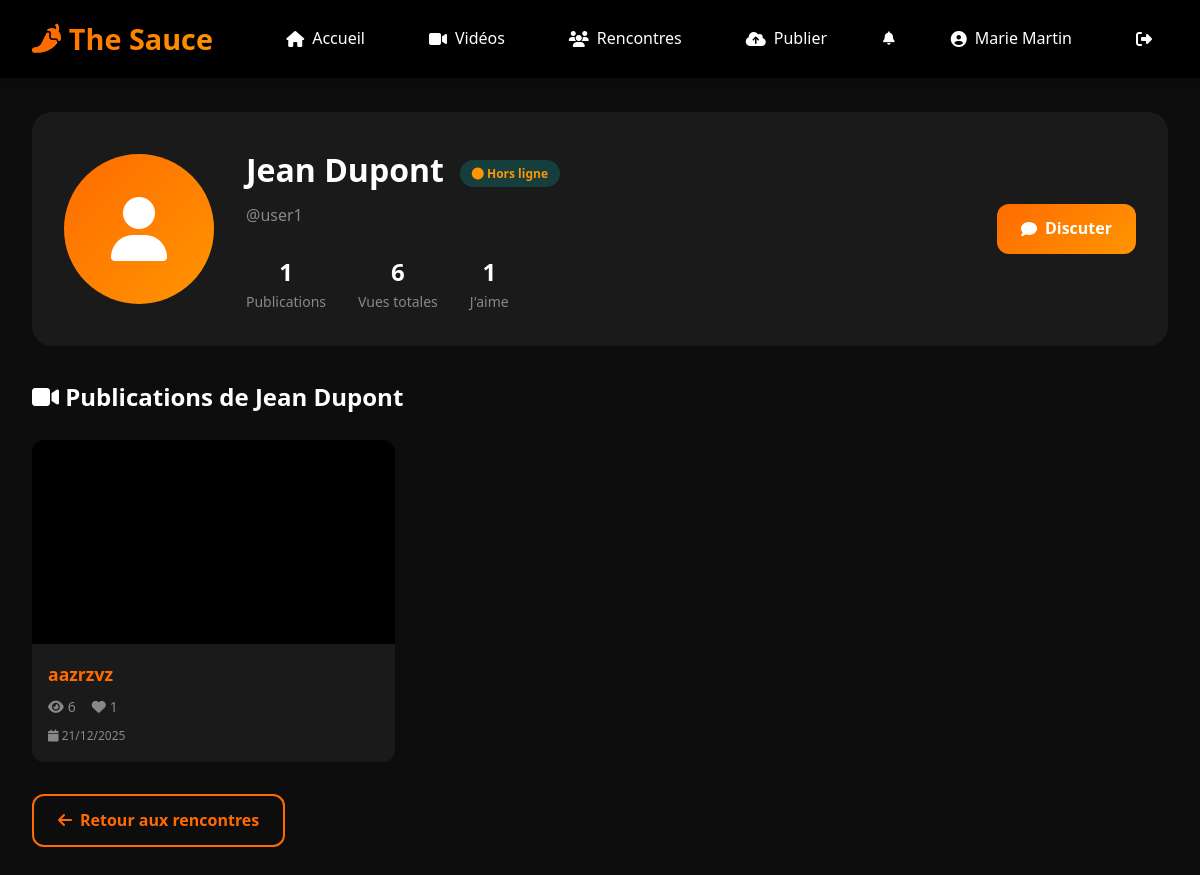
The app's page /user/user1 (signed in) with its own data.
### simple_video_chat/models.py (models this page shows, shortened)
class User(db.Model):
    __tablename__ = "users"
    id = db.Column(db.Integer, primary_key=True)
    username = db.Column(db.String(50), unique=True, nullable=False, index=True)
    email = db.Column(db.String(120), unique=True, nullable=False)
    password_hash = db.Column(db.String(256), nullable=False)
    fullname = db.Column(db.String(100), nullable=False)
    bio = db.Column(db.Text, default="")
    avatar = db.Column(db.String(256), nullable=True)
    role = db.Column(db.String(20), default="user")  # 'user' ou 'admin'
    is_active = db.Column(db.Boolean, default=True)
    telegram_chat_id = db.Column(
        db.String(50), nullable=True
    )  # Pour recevoir les photos
    created_at = db.Column(db.DateTime, default=datetime.utcnow)
    updated_at = db.Column(
        db.DateTime, default=datetime.utcnow, onupdate=datetime.utcnow
    )
    publications = db.relationship(
        "Publication", backref="author", lazy="dynamic", cascade="all, delete-orphan"
    )
    sent_messages = db.relationship(
        "Message",
        foreign_keys="Message.sender_id",
        backref="sender",
        lazy="dynamic",
        cascade="all, delete-orphan",
    )
    received_messages = db.relationship(
        "Message",
        foreign_keys="Message.receiver_id",
        backref="receiver",
        lazy="dynamic",
        cascade="all, delete-orphan",
    )

class Publication(db.Model):
    __tablename__ = "publications"
    id = db.Column(db.Integer, primary_key=True)
    title = db.Column(db.String(100), nullable=False)
    description = db.Column(db.Text, default="")
    filename = db.Column(db.String(256), nullable=False)
    thumbnail = db.Column(db.String(256), nullable=True)
    status = db.Column(
        db.String(20), default="pending"
    )  # 'pending', 'approved', 'rejected'
    views = db.Column(db.Integer, default=0)
    likes = db.Column(db.Integer, default=0)
    duration = db.Column(db.Integer, default=0)  # Durée en secondes
    created_at = db.Column(db.DateTime, default=datetime.utcnow)
    updated_at = db.Column(
        db.DateTime, default=datetime.utcnow, onupdate=datetime.utcnow
    )
    user_id = db.Column(db.Integer, db.ForeignKey("users.id"), nullable=False)
    category_id = db.Column(db.Integer, db.ForeignKey("categories.id"), nullable=True)

### simple_video_chat/app.py (the view)
@app.route("/user/<username>")
def view_user(username):
    user = User.query.filter_by(username=username).first()
    if not user:
        flash("Utilisateur non trouvé.", "danger")
        return redirect(url_for("index"))
    publications = (
        Publication.query.filter_by(user_id=user.id, status="approved")
        .order_by(Publication.created_at.desc())
        .all()
    )
    is_online = username in online_users
    return render_template(
        "view_user.html",
        user=user,
        publications=publications,
        is_online=is_online,
    )

### simple_video_chat/app.py (called while the page is built)
def get_current_user():
    if "user_id" in session:
        return User.query.get(session["user_id"])
    return None

@app.context_processor
def inject_user():
    return {"current_user": get_current_user()}

### simple_video_chat/templates/view_user.html (shortened to what this page needs)
{% extends "base.html" %}  {% block content %}
<div class="profile-header">
    <div>
        {% if user.avatar %}
        <img
            src="{{ url_for('static', filename='avatars/' + user.avatar) }}"
            alt="{{ user.fullname }}"
            class="profile-avatar"
        />
        {% else %}
        <div class="profile-avatar-placeholder">
            <i class="fas fa-user"></i>
        </div>
        {% endif %}
    </div>
    <div class="profile-info" style="flex: 1">
        <div class="d-flex align-center gap-2">
            <h1>{{ user.fullname }}</h1>
            {% if is_online %}
            <span class="badge badge-success">
                <i class="fas fa-circle"></i> En ligne
            </span>
            {% else %}
            <span class="badge badge-info">
                <i class="fas fa-circle"></i> Hors ligne
            </span>
            {% endif %}
        </div>
        <p class="username text-muted">@{{ user.username }}</p>
        <div class="profile-stats mt-3">
            <div class="profile-stat">
                <div class="profile-stat-value">{{ publications|length }}</div>
                <div class="profile-stat-label">Publications</div>
            </div>
            <div class="profile-stat">
                <div class="profile-stat-value">
                    {% set total_views = publications|map(attribute='views')|sum
                    %} {{ total_views }}
                </div>
                <div class="profile-stat-label">Vues totales</div>
            </div>
            <div class="profile-stat">
                <div class="profile-stat-value">
                    {% set total_likes = publications|map(attribute='likes')|sum
                    %} {{ total_likes }}
                </div>
                <div class="profile-stat-label">J'aime</div>
            </div>
        </div>
    </div>
    {% if session.get('username') and session.get('username') != user.username
    %}
    <div class="d-flex gap-1" style="flex-direction: column">
        <a
            href="{{ url_for('chat', username=user.username) }}"
            class="btn btn-primary"
        >
            <i class="fas fa-comment"></i> Discuter
        </a>
    </div>
    {% endif %}
</div>
<section class="mt-4">
    <h2 class="mb-3">
        <i class="fas fa-video"></i>
        Publications de {{ user.fullname }}
    </h2>
    {% if publications %}
    <div class="videos-grid">
        {% for pub in publications %}
        <div class="video-card">
            <a href="{{ url_for('watch', pub_id=pub.id) }}">
                <div class="video-thumbnail">
                    <video preload="metadata" muted>
                        <source
                            src="{{ url_for('static', filename='uploads/' + pub.filename) }}#t=0.5"
                            type="video/mp4"
                        />
                    </video>
                </div>
            </a>
            <div class="video-info">
                <a href="{{ url_for('watch', pub_id=pub.id) }}">
                    <h3 class="video-title">{{ pub.title }}</h3>
                </a>
                <div class="video-meta">
                    <div class="video-stats">
                        <span title="Vues">
                            <i class="fas fa-eye"></i>
                            {{ pub.views }}
                        </span>
                        <span title="J'aime">
                            <i class="fas fa-heart"></i>
                            {{ pub.likes }}
                        </span>
                    </div>
                </div>
                <p class="text-muted mt-1" style="font-size: 0.75rem">
                    <i class="fas fa-calendar"></i>
                    {{ pub.created_at.strftime('%d/%m/%Y') }}
                </p>
            </div>
        </div>
        {% endfor %}
    </div>
    {% endif %}
</section>
<div class="mt-4">
    <a href="{{ url_for('rencontres') }}" class="btn btn-outline">
        <i class="fas fa-arrow-left"></i>
        Retour aux rencontres
    </a>
</div>
{% endblock %}

### simple_video_chat/templates/base.html (shortened to what this page needs)
<!doctype html>
<html lang="fr">
    <head>
        <link
            rel="stylesheet"
            href="{{ url_for('static', filename='css/style.css') }}"
        />
        <link
            rel="stylesheet"
            href="https://cdnjs.cloudflare.com/ajax/libs/font-awesome/6.4.0/css/all.min.css"
        />
    </head>
    <body>
        <nav class="navbar">
            <a href="{{ url_for('index') }}" class="navbar-brand">
                <i class="fas fa-pepper-hot"></i>
                The Sauce
            </a>
            <ul class="navbar-nav">
                <li>
                    <a
                        href="{{ url_for('index') }}"
                        class="nav-link {% if request.endpoint == 'index' %}active{% endif %}"
                    >
                        <i class="fas fa-home"></i>
                        <span>Accueil</span>
                    </a>
                </li>
                <li>
                    <a
                        href="{{ url_for('publications') }}"
                        class="nav-link {% if request.endpoint == 'publications' %}active{% endif %}"
                    >
                        <i class="fas fa-video"></i>
                        <span>Vidéos</span>
                    </a>
                </li>
                {% if session.get('username') %}
                <li>
                    <a
                        href="{{ url_for('rencontres') }}"
                        class="nav-link {% if request.endpoint == 'rencontres' %}active{% endif %}"
                    >
                        <i class="fas fa-users"></i>
                        <span>Rencontres</span>
                    </a>
                </li>
                {% endif %} {% if session.get('username') %}
                <li>
                    <a
                        href="{{ url_for('upload') }}"
                        class="nav-link {% if request.endpoint == 'upload' %}active{% endif %}"
                    >
                        <i class="fas fa-cloud-upload-alt"></i>
                        <span>Publier</span>
                    </a>
                </li>
                <li class="nav-notifications">
                    <div class="notification-dropdown">
                        <button
                            class="nav-link notification-btn"
                            onclick="toggleNotifications()"
                        >
                            <i class="fas fa-bell"></i>
                        </button>
                    </div>
                </li>
                <li class="nav-user">
                    <a href="{{ url_for('profile') }}" class="nav-link">
                        <i class="fas fa-user-circle"></i>
                        <span
                            >{{ session.get('fullname', session.get('username'))
                            }}</span
                        >
                    </a>
                </li>
                <li>
                    <a href="{{ url_for('logout') }}" class="nav-link">
                        <i class="fas fa-sign-out-alt"></i>
                    </a>
                </li>
                {% endif %}
            </ul>
        </nav>
        <main class="main-container">
             {% block content %}{%
            endblock %}
        </main>
    </body>
</html>

### simple_video_chat/templates/base.html (style rules this page uses)
.nav-notifications { position: relative; }
.notification-dropdown { position: relative; }
.notification-btn { position: relative; background: none; border: none; cursor: pointer; padding: 0.5rem; }

### records on screen
User: get "Marie Martin"
User: fullname "Jean Dupont", username "user1"
Publication: title "aazrzvz", views "6", likes "1", created_at "21/12/2025"

### other values on screen
{{ publications|length }} "1"
{{ total_views }} "6"
{{ total_likes }} "1"
